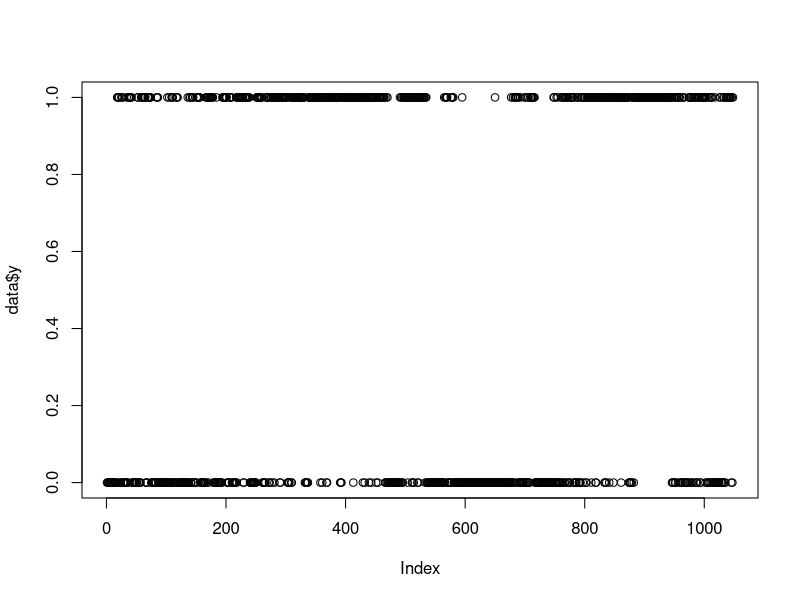

Write R code to recreate this figure.
## ---- chunk 1
knitr::opts_chunk$set(echo = TRUE)
## ---- chunk 2
data <- read.csv2("hoopoe.csv", header = T)

data$y <- ifelse(data$y == "random", 0, 1)

plot(data$y)
## ---- chunk 3
cor(data$bare, data$heightC)
data$bare_carr <- (data$bare)^2
data$heightC_carr <- (data$heightC)^2
cor(data$bare_carr, data$heightC_carr)
## ---- chunk 4
test <- glm(data$y~data$bare+data$bare_carr + data$heightC + data$heightC_carr + data$hab + data$habitat, family = binomial)

## ---- chunk 5
data$bare_stand <- (data$bare - mean(data$bare))/sd(data$bare)
data$bare_carr_stand <- (data$bare_carr - mean(data$bare_carr))/sd(data$bare_carr)
data$heightC_stand <- (data$heightC - mean(data$heightC))/sd(data$heightC)
data$heightC_carr_stand <- (data$heightC_carr - mean(data$heightC_carr))/sd(data$heightC_carr)

